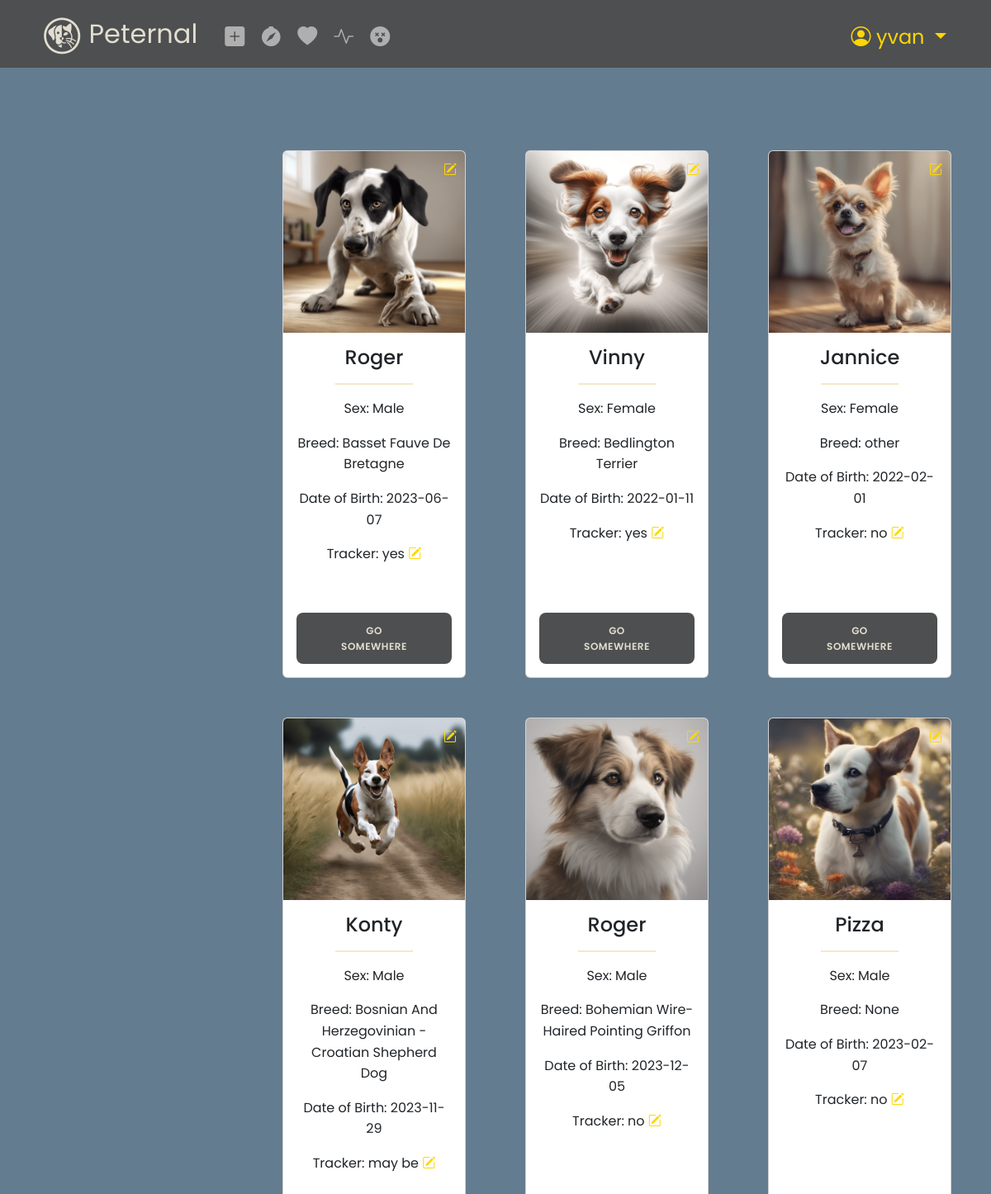
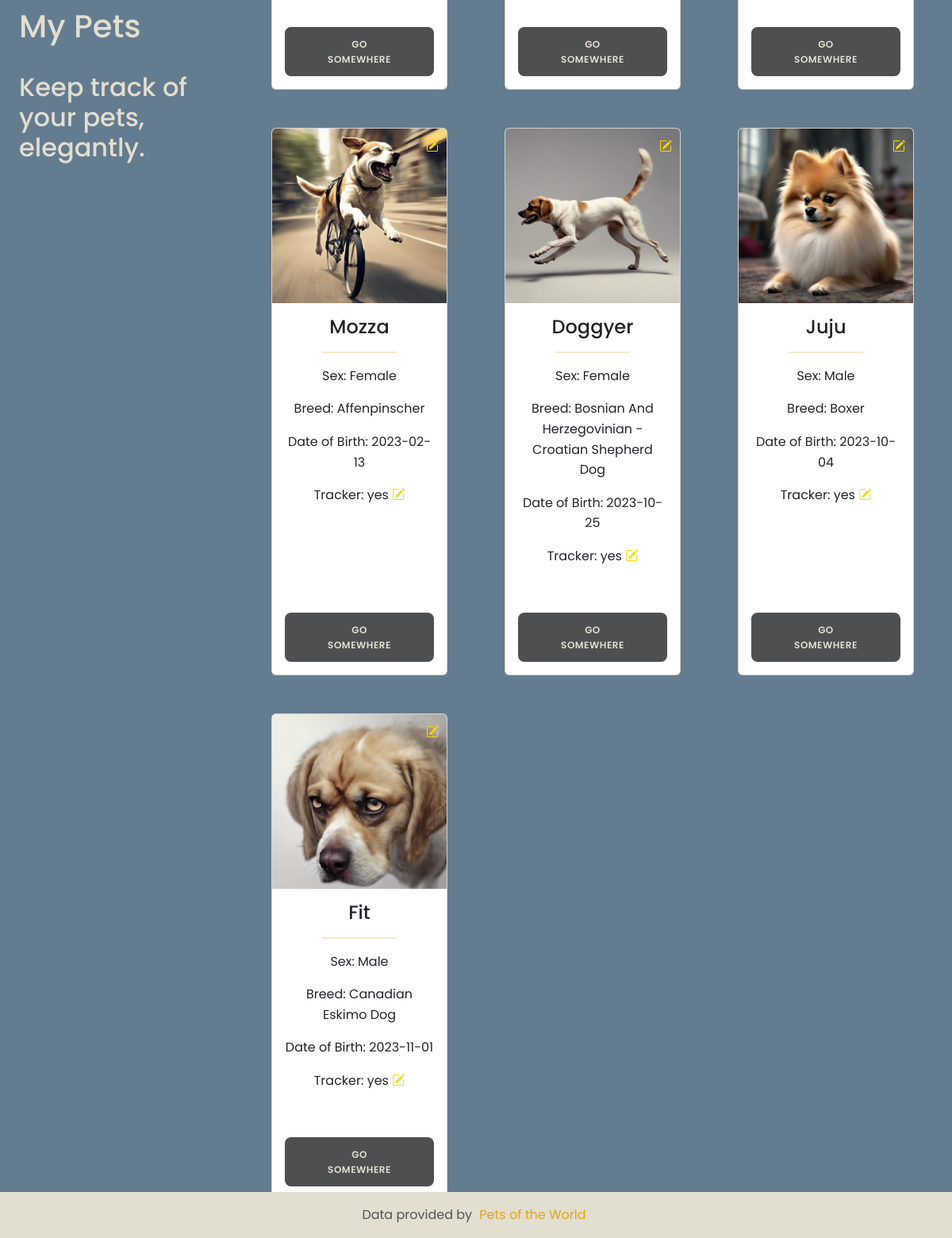
The page / (signed in) on the database its author committed (2 pictures, top to bottom).
### tables this page shows
CREATE TABLE users (
    user_id INTEGER PRIMARY KEY AUTOINCREMENT,
    username TEXT NOT NULL UNIQUE,
    hash TEXT NOT NULL,
    email TEXT NOT NULL UNIQUE,
    email_verified INTEGER DEFAULT 0
);

CREATE TABLE pets (
    pets_id INTEGER PRIMARY KEY AUTOINCREMENT,
    user_id INTEGER,
    pet_type TEXT NOT NULL,
    pet_sex TEXT NOT NULL,
    pet_name TEXT NOT NULL,
    photo_path TEXT,
    breed TEXT,
    pet_dob DATE,
    tracker TEXT,
    FOREIGN KEY(user_id) REFERENCES users(user_id)
);

### app.py (the view)
@app.route("/")
@login_required
def index():
    user_id = session["user_id"]
    try:
        pets = get_pets(user_id)
    except ValueError as e:
        flash(str(e), 'danger')
        logging.error("Error fetching pets: %s", e)
        pets = []  # Default to an empty list in case of an error
    return render_template("index.html", pets=pets)

### app.py (called while the page is built)
@app.after_request
def after_request(response):
    response.headers["Cache-Control"] = "no-cache, no-store, must-revalidate"
    response.headers["Expires"] = 0
    response.headers["Pragma"] = "no-cache"
    return response

@app.context_processor
def get_username_info():
    if "user_id" in session:
        user_id = session["user_id"]
        username_info = get_username_by_user_id(user_id)  # Function to get user info from DB
        return {'logged_in_user': username_info}  # 'user_info' should have username
    return {'logged_in_user': None}

### auth.py (called while the page is built)
def login_required(f):
    @wraps(f)
    def decorated_function(*args, **kwargs):
        if session.get("user_id") is None:
            return redirect("/login")
        return f(*args, **kwargs)
    return decorated_function

### database.py (called while the page is built)
def get_db_connection():
    conn = sqlite3.connect(DATABASE)
    conn.row_factory = sqlite3.Row
    return conn

def get_username_by_user_id(user_id):
    with get_db_connection() as conn:
        cursor = conn.cursor()
        cursor.execute("SELECT username FROM users WHERE user_id = ?", (user_id,))
        username_info = cursor.fetchone()
        return username_info

def get_pets(user_id):
    try:
        with get_db_connection() as conn:
            cursor = conn.cursor()
            cursor.execute("SELECT * FROM pets WHERE user_id = ?", (user_id,))
            pets = cursor.fetchall()
            return pets
    except sqlite3.IntegrityError as e:
        logging.error("Database error when fetching pets: %s", e)
        raise ValueError("Database error when fetching pets") from e

### templates/index.html (shortened to what this page needs)
{% extends "layout.html" %}
{% block main %}
<div class="container-fluid h-100 mb-4 mr-4 ml-4 mb-md-5 mr-md-5 ml-md-5">
    <div class="row h-100 align-items-center">
        <div class="col-md-3 col-12">
            <div class="fixed-column align-items-center h-100">
                <h1>My Pets</h1>
                <br>
                <h2>Keep track of your pets, elegantly.</h2>
                <br>
            </div>
        </div>
        <div class="col-md-9 col-12">
            <div class="row">
                {% for pet in pets %}
                <div class="col-lg-4 col-md-6 col-12 mb-5">
                    <div class="card h-100 m-4">
                        <img src="{{ url_for('static', filename=pet.photo_path) }}" class="card-img-top" alt="{{ pet.pet_name }}">
                        <i class="bi bi-pencil-square edit-photo-icon" onclick="editPhoto('{{ pet.pets_id }}')"></i>
                        <div class="card-body d-flex flex-column">
                            <div class="content">
                                <h4 class="card-title">{{ pet.pet_name }}</h4>
                                <hr class="hr-card" />
                                <p class="card-text">Sex: {{ pet.pet_sex }}</p>
                                <p class="card-text">Breed: {{ pet.breed }}</p>
                                <p class="card-text">Date of Birth: {{ pet.pet_dob }}</p>
                                <p class="card-text">Tracker: {{ pet.tracker }}
                                <i class="bi bi-pencil-square edit-tracker-icon" onclick="editTracker('{{ pet.pets_id }}')"></i></p>
                            </div>
                            <a href="#" class="button">Go somewhere</a>
                        </div>
                    </div>
                </div>
                {% endfor %}
            </div>
        </div>
    </div>
</div>
{% endblock %}

### templates/layout.html (shortened to what this page needs)
<!DOCTYPE html>
<html lang="en">
    <head>
        <link href="https://cdn.jsdelivr.net/npm/bootstrap@5.3.2/dist/css/bootstrap.min.css" rel="stylesheet">
        <link href="https://cdnjs.cloudflare.com/ajax/libs/select2/4.0.13/css/select2.min.css" rel="stylesheet">
        <link href="https://cdnjs.cloudflare.com/ajax/libs/bootstrap-icons/1.7.2/font/bootstrap-icons.css" rel="stylesheet">
        <link href="/static/styles.css" rel="stylesheet">
    </head>
    <body>
        <nav class="navbar navbar-dark bg-navbar sticky-top navbar-expand-md">
            <div class="container-fluid">
                <a class="navbar-brand" href="/"><span class="red"><img src="/static/favicon.ico" alt="Peternal"> Peternal </a>
                <div class="collapse navbar-collapse" id="navbar">
                    {% if session["user_id"] %}
                        <ul class="navbar-nav nav-pills me-auto mt-2">
                            <li class="nav-item">
                                <a class="nav-link" href="/add_pet" title="Add Pet"><i class="bi bi-plus-square-fill"></i></a>
                            </li>
                            <li class="nav-item">
                                <a class="nav-link" href="/tracking" title="Tracking"><i class="bi bi-compass-fill"></i></a>
                            </li>
                            <li class="nav-item">
                                <a class="nav-link" href="/dating" title="Dating"><i class="bi bi-heart-fill"></i></a>
                            </li>
                            <li class="nav-item">
                                <a class="nav-link" href="/health" title="Health"><i class="bi bi-activity"></i></a>
                            </li>
                            <li class="nav-item">
                                <a class="nav-link" href="/afterlife" title="Afterlife"><i class="bi bi-emoji-dizzy-fill"></i></a>
                            </li>
                        </ul>
                        <div class="nav-item dropdown ms-auto mt-2">
                            <a class="nav-link dropdown-toggle nav-user-icon" href="#" id="navbarDropdown" role="button" data-bs-toggle="dropdown" aria-expanded="false">
                                <i class="bi bi-person-circle"></i> {{ logged_in_user.username }}
                            </a>
                        </div>
                    {% endif %}
                </div>
            </div>
        </nav>
        <header>
        </header>
        <main class="container-fluid d-flex align-items-center full-height-container">
            {% block main %}{% endblock %}
        </main>
        <footer class="footer fixed-bottom mt-auto py-3 bg-footer text-center text-muted">
            <div class="footer-container">
                <span class="text-body-secondary">
                    Data provided by <a href="https://froggystyle.biz/">Pets of the World</a>
                </span>
            </div>
        </footer>
    </body>
</html>

### static/styles.css (style rules this page uses)
html, body { height: 100%; width: 100%; margin: 0; font-family: 'Poppins', sans-serif; }
:root { --main-color: #647C90; --light-color: #E2DED0; --dark-color: #4E4F50; --accent-color: #746C70; --highlight-color: #FFD700; --link-color: #DAA520; }
body { background-color: var(--main-color); color: var(--light-color); display: flex; flex-direction: column; font-size: 100%; line-height: 1.6; }
a { color: var(--link-color); text-decoration: none; padding-left: 5px; padding-right: 5px; }
main { flex: 1; }
.full-height-container { height: 100%; padding-bottom: 50px; }
.navbar { background-color: var(--dark-color); color: var(--light-color); padding-left: 2rem; padding-right: 2rem; font-size: x-large; }
.navbar a:not(.navbar-brand) { border: 2px solid transparent; outline: none; }
.navbar-brand { border: 2px solid transparent; color: var(--light-color); font-size: xx-large; outline: none; }
.nav-user-icon { border: 2px solid transparent; color: var(--highlight-color); padding: 0.5rem; outline: none; }
.bg-footer { background-color: var(--light-color); color: var(--dark-color); padding-top: 100px; }
.footer-container { border: 0px transparent; }
.button { background-color: var(--dark-color); color: var(--light-color); font-size: 12px; padding: 10px 45px; border: 2px solid transparent; border-radius: 8px; font-weight: 600; letter-spacing: 0.5px; text-transform: uppercase; margin-top: 10px; cursor: pointer; }
header { min-height: 100px; position: relative; z-index: 0; }
@media (min-width: 768px) { .col-md-9 { overflow-y: auto; max-height: 100vh; } }
.fixed-column { position: sticky; top: 0; }
.card .card-body { display: flex; flex-direction: column; justify-content: center; text-align: center; height: 100%; max-width: 350px; margin: auto; }
.card-body .content { flex-grow: 1; }
.edit-photo-icon, .edit-tracker-icon { color: var(--highlight-color); cursor: pointer; }
.edit-photo-icon { position: absolute; top: 10px; right: 10px; }
.hr-card { width: 50%; border: 1px solid var(--link-color); margin-left: auto; margin-right: auto; }

### rows shown on the page
users: username "yvan"
pets: photo_path (picture), pet_name "Roger", pet_sex "Male", breed "Basset Fauve De Bretagne", pet_dob "2023-06-07", tracker "yes"
pets: photo_path (picture), pet_name "Vinny", pet_sex "Female", breed "Bedlington Terrier", pet_dob "2022-01-11", tracker "yes"
pets: photo_path (picture), pet_name "Jannice", pet_sex "Female", breed "other", pet_dob "2022-02-01", tracker "no"
pets: photo_path (picture), pet_name "Konty", pet_sex "Male", breed "Bosnian And Herzegovinian - Croatian Shepherd Dog", pet_dob "2023-11-29", tracker "may be"
pets: photo_path (picture), pet_name "Roger", pet_sex "Male", breed "Bohemian Wire-Haired Pointing Griffon", pet_dob "2023-12-05", tracker "no"
pets: photo_path (picture), pet_name "Pizza", pet_sex "Male", breed "None", pet_dob "2023-02-07", tracker "no"
pets: photo_path (picture), pet_name "Mozza", pet_sex "Female", breed "Affenpinscher", pet_dob "2023-02-13", tracker "yes"
pets: photo_path (picture), pet_name "Doggyer", pet_sex "Female", breed "Bosnian And Herzegovinian - Croatian Shepherd Dog", pet_dob "2023-10-25", tracker "yes"
pets: photo_path (picture), pet_name "Juju", pet_sex "Male", breed "Boxer", pet_dob "2023-10-04", tracker "yes"
pets: photo_path (picture), pet_name "Fit", pet_sex "Male", breed "Canadian Eskimo Dog", pet_dob "2023-11-01", tracker "yes"
